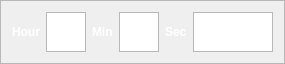
                   <widget class="QFrame" name="frame_32">
                    <property name="maximumSize">
                     <size>
                      <width>16777215</width>
                      <height>60</height>
                     </size>
                    </property>
                    <property name="frameShape">
                     <enum>QFrame::StyledPanel</enum>
                    </property>
                    <property name="frameShadow">
                     <enum>QFrame::Raised</enum>
                    </property>
                    <layout class="QHBoxLayout" name="horizontalLayout_17">
                     <item>
                      <widget class="QLabel" name="label_67">
                       <property name="maximumSize">
                        <size>
                         <width>40</width>
                         <height>40</height>
                        </size>
                       </property>
                       <property name="font">
                        <font>
                         <weight>75</weight>
                         <bold>true</bold>
                        </font>
                       </property>
                       <property name="styleSheet">
                        <string notr="true">color: rgb(255, 255, 255);</string>
                       </property>
                       <property name="text">
                        <string>Hour</string>
                       </property>
                      </widget>
                     </item>
                     <item>
                      <widget class="QTextEdit" name="textEdit_21">
                       <property name="maximumSize">
                        <size>
                         <width>40</width>
                         <height>40</height>
                        </size>
                       </property>
                       <property name="font">
                        <font>
                         <pointsize>10</pointsize>
                         <weight>75</weight>
                         <bold>true</bold>
                        </font>
                       </property>
                       <property name="styleSheet">
                        <string notr="true">color:rgb(0, 0, 0);</string>
                       </property>
                      </widget>
                     </item>
                     <item>
                      <widget class="QLabel" name="label_68">
                       <property name="maximumSize">
                        <size>
                         <width>40</width>
                         <height>40</height>
                        </size>
                       </property>
                       <property name="font">
                        <font>
                         <weight>75</weight>
                         <bold>true</bold>
                        </font>
                       </property>
                       <property name="styleSheet">
                        <string notr="true">color: rgb(255, 255, 255);</string>
                       </property>
                       <property name="text">
                        <string>Min</string>
                       </property>
                      </widget>
                     </item>
                     <item>
                      <widget class="QTextEdit" name="textEdit_22">
                       <property name="maximumSize">
                        <size>
                         <width>40</width>
                         <height>40</height>
                        </size>
                       </property>
                       <property name="font">
                        <font>
                         <pointsize>10</pointsize>
                         <weight>75</weight>
                         <bold>true</bold>
                        </font>
                       </property>
                       <property name="styleSheet">
                        <string notr="true">color:rgb(0, 0, 0);</string>
                       </property>
                      </widget>
                     </item>
                     <item>
                      <widget class="QLabel" name="label_69">
                       <property name="maximumSize">
                        <size>
                         <width>40</width>
                         <height>40</height>
                        </size>
                       </property>
                       <property name="font">
                        <font>
                         <weight>75</weight>
                         <bold>true</bold>
                        </font>
                       </property>
                       <property name="styleSheet">
                        <string notr="true">color: rgb(255, 255, 255);</string>
                       </property>
                       <property name="text">
                        <string>Sec</string>
                       </property>
                      </widget>
                     </item>
                     <item>
                      <widget class="QTextEdit" name="textEdit_23">
                       <property name="maximumSize">
                        <size>
                         <width>80</width>
                         <height>40</height>
                        </size>
                       </property>
                       <property name="font">
                        <font>
                         <pointsize>10</pointsize>
                         <weight>75</weight>
                         <bold>true</bold>
                        </font>
                       </property>
                       <property name="styleSheet">
                        <string notr="true">color:rgb(0, 0, 0);</string>
                       </property>
                      </widget>
                     </item>
                    </layout>
                   </widget>
